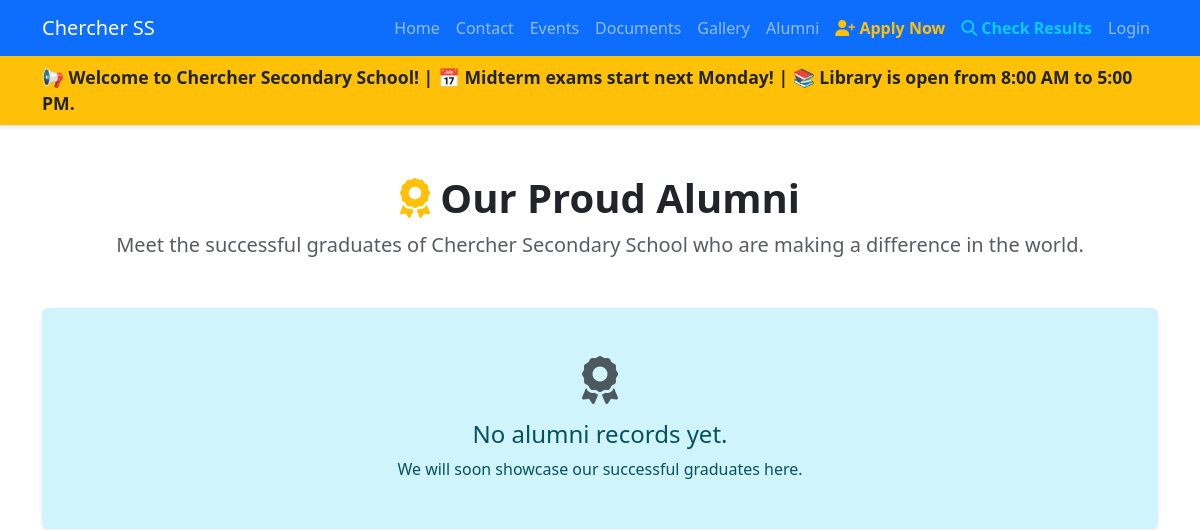
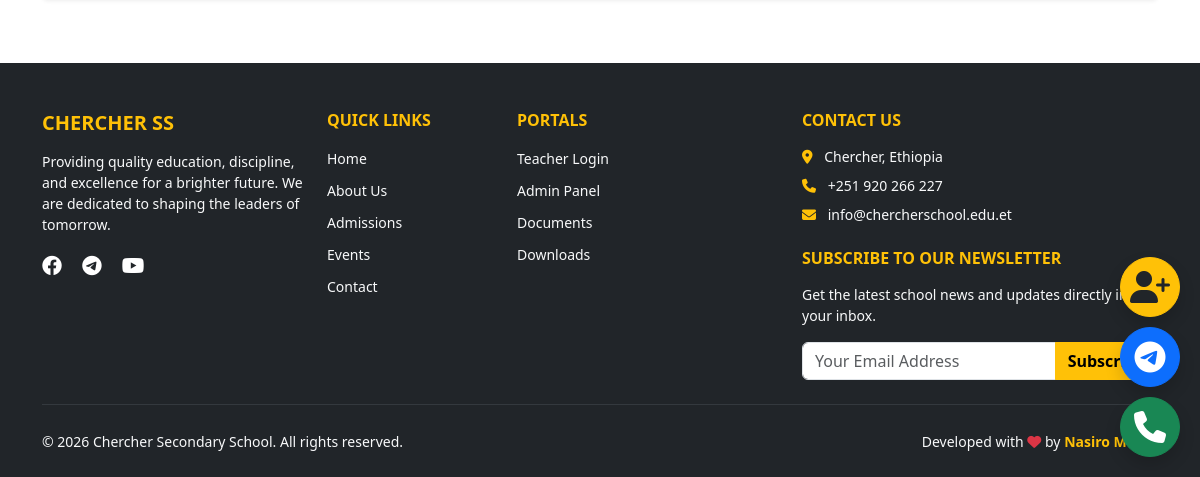
Before: /alumni/ with the older database file (2 pictures, top to bottom).
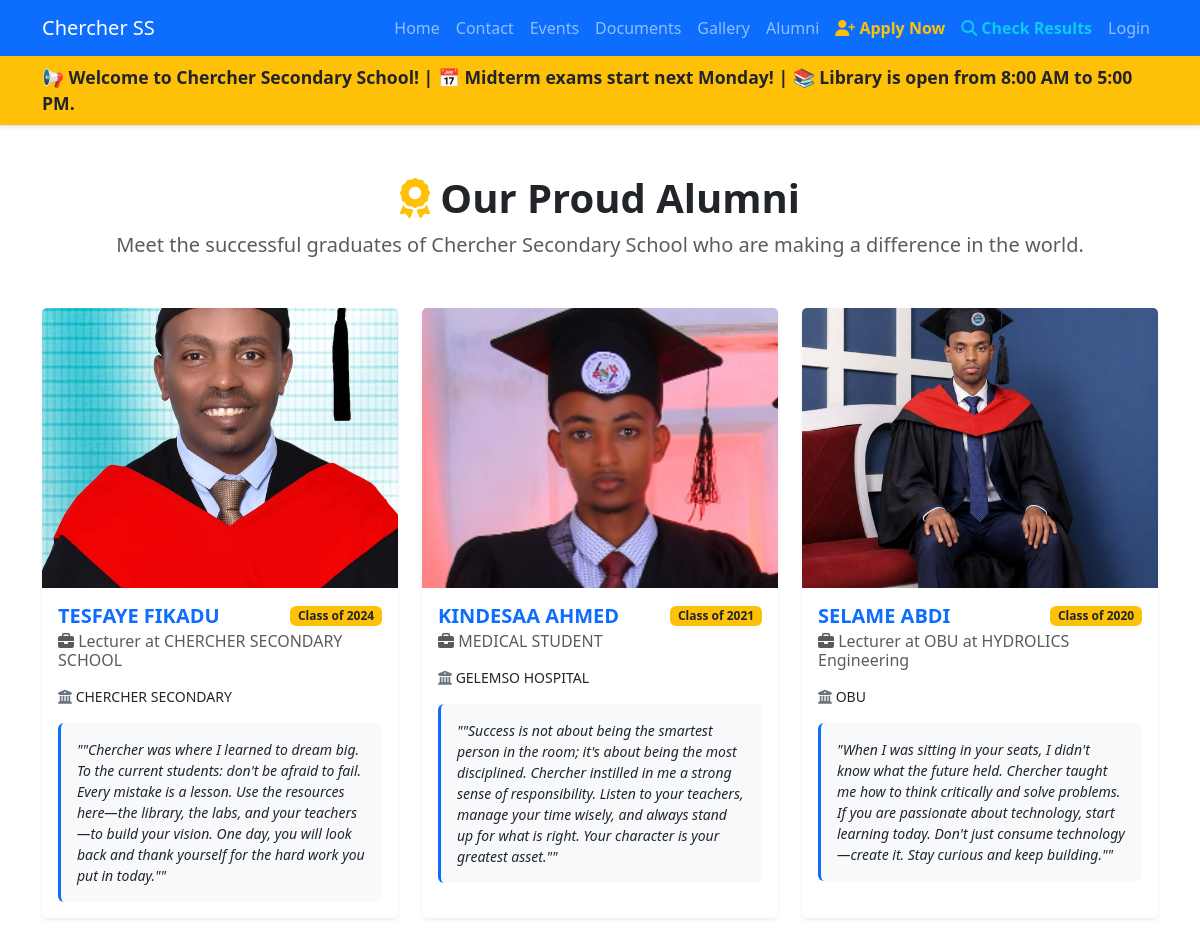
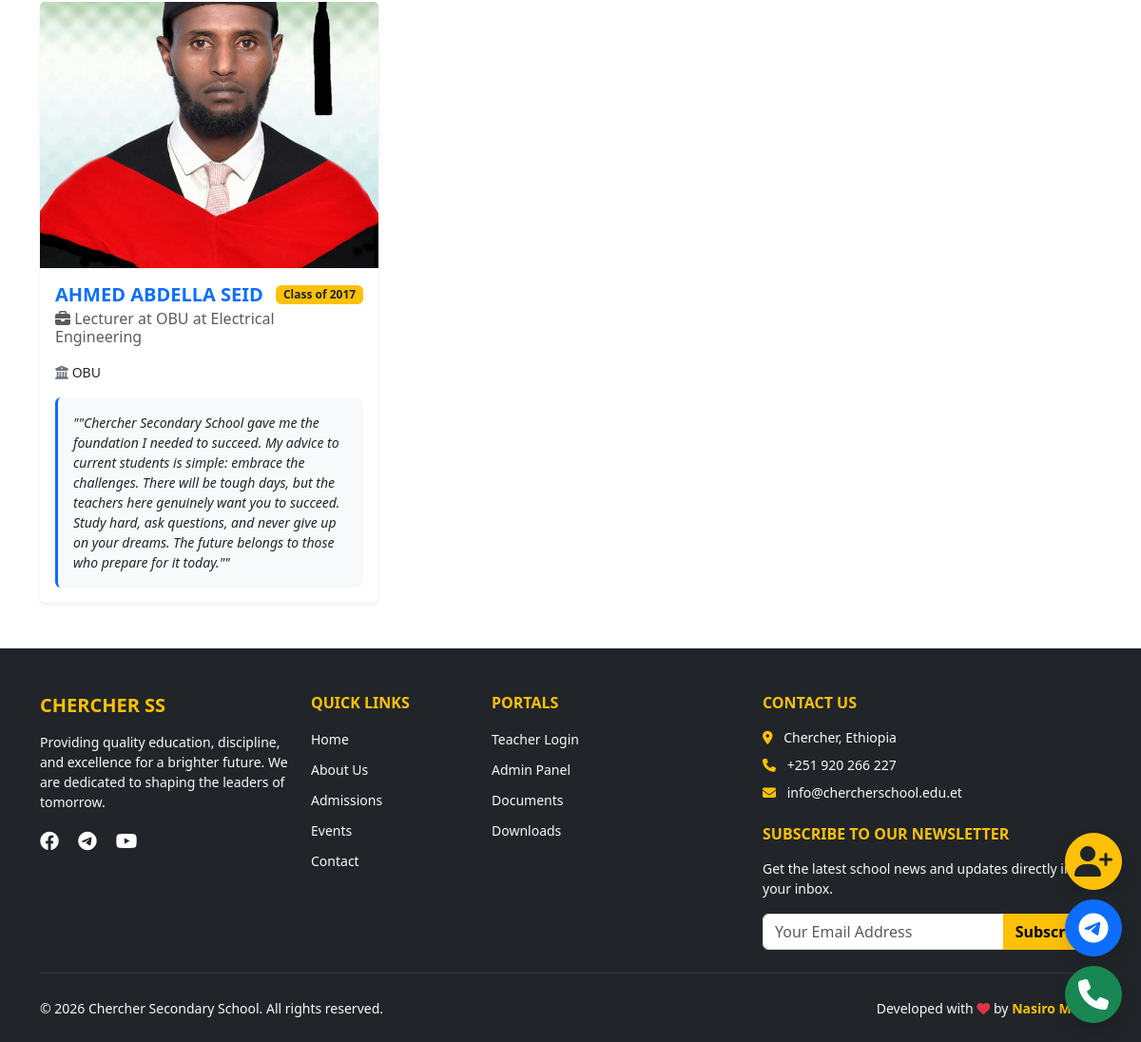
After: the same page with the newer database file (2 pictures, top to bottom).
### alumni/models.py (models this page shows, shortened)
class Alumni(models.Model):
    name = models.CharField(max_length=100)
    graduation_year = models.CharField(max_length=10, help_text="e.g., 2020")
    current_role = models.CharField(max_length=200, help_text="e.g., Medical Student, Software Engineer")
    institution = models.CharField(max_length=200, help_text="e.g., Addis Ababa University, Google")
    photo = models.ImageField(upload_to='alumni/', blank=True, null=True)
    message = models.TextField(blank=True, help_text="A short message or advice for current students")
    class Meta:
        ordering = ['-graduation_year']
        verbose_name_plural = "Alumni"

### alumni/views.py (the view)
# urls.py: path('', views.alumni_list, name='alumni_list'),
def alumni_list(request):
    alumni = Alumni.objects.all()
    return render(request, 'alumni/alumni_list.html', {'alumni': alumni})

### alumni/templates/alumni/alumni_list.html (shortened to what this page needs)
{% extends "base.html" %}
{% block content %}
<div class="container mt-5 mb-5">
    <div class="text-center mb-5">
        <h1 class="fw-bold"><i class="fas fa-award text-warning"></i> Our Proud Alumni</h1>
        <p class="lead text-muted">Meet the successful graduates of Chercher Secondary School who are making a difference in the world.</p>
    </div>
    <div class="row g-4">
        {% for alum in alumni %}
            <div class="col-md-4">
                <div class="card h-100 border-0 shadow-sm">
                    {% if alum.photo %}
                        <img src="{{ alum.photo.url }}" class="card-img-top" alt="{{ alum.name }}" style="height: 280px; object-fit: cover;">
                    {% else %}
                        <div class="bg-dark text-white d-flex align-items-center justify-content-center" style="height: 280px;">
                            <i class="fas fa-user-graduate fa-5x opacity-50"></i>
                        </div>
                    {% endif %}
                    <div class="card-body">
                        <div class="d-flex justify-content-between align-items-center mb-2">
                            <h5 class="card-title fw-bold mb-0 text-primary">{{ alum.name }}</h5>
                            <span class="badge bg-warning text-dark fw-bold">Class of {{ alum.graduation_year }}</span>
                        </div>
                        <h6 class="card-subtitle mb-3 text-muted"><i class="fas fa-briefcase"></i> {{ alum.current_role }}</h6>
                        <p class="card-text small mb-3"><i class="fas fa-university text-secondary"></i> {{ alum.institution }}</p>
                        {% if alum.message %}
                            <div class="bg-light p-3 rounded small fst-italic border-start border-3 border-primary">
                                "{{ alum.message }}"
                            </div>
                        {% endif %}
                    </div>
                </div>
            </div>
        {% empty %}
            <div class="col-12">
                <div class="alert alert-info border-0 shadow-sm text-center py-5">
                    <i class="fas fa-award fa-3x mb-3 text-muted"></i>
                    <h4>No alumni records yet.</h4>
                    <p class="mb-0">We will soon showcase our successful graduates here.</p>
                </div>
            </div>
        {% endfor %}
    </div>
</div>
{% endblock %}

### templates/base.html (shortened to what this page needs)
<!DOCTYPE html>
<html lang="en">
<head>
    <link href="https://cdn.jsdelivr.net/npm/bootstrap@5.3.0/dist/css/bootstrap.min.css" rel="stylesheet">
    <link rel="stylesheet" href="https://cdnjs.cloudflare.com/ajax/libs/font-awesome/6.4.0/css/all.min.css">
</head>
<body class="d-flex flex-column min-vh-100">
    <nav class="navbar navbar-expand-lg navbar-dark bg-primary">
        <div class="container">
            <a class="navbar-brand" href="/">Chercher SS</a>
            <div class="collapse navbar-collapse" id="mainNav">
                <ul class="navbar-nav ms-auto">
                    <li class="nav-item"><a class="nav-link" href="/">Home</a></li>
                    <li class="nav-item"><a class="nav-link" href="/contact/">Contact</a></li>
                    <li class="nav-item"><a class="nav-link" href="/events/">Events</a></li>
                    <li class="nav-item"><a class="nav-link" href="/documents/">Documents</a></li>
                    <li class="nav-item"><a class="nav-link" href="/gallery/">Gallery</a></li>
                    <li class="nav-item"><a class="nav-link" href="/alumni/">Alumni</a></li>
                    <li class="nav-item"><a class="nav-link text-warning fw-bold" href="/admissions/"><i class="fas fa-user-plus"></i> Apply Now</a></li>
                    <li class="nav-item"><a class="nav-link text-info fw-bold" href="/academics/check-result/"><i class="fas fa-search"></i> Check Results</a></li>
                    {% if user.is_authenticated %}
                        <li class="nav-item"><a class="nav-link" href="/dashboard/">Dashboard</a></li>
                        <li class="nav-item"><a class="nav-link" href="/admin/">Admin Panel</a></li>
                        <li class="nav-item"><a class="nav-link" href="/logout/">Logout</a></li>
                    {% else %}
                        <li class="nav-item"><a class="nav-link" href="/dashboard/login/">Login</a></li>
                    {% endif %}
                </ul>
            </div>
        </div>
    </nav>
    <div class="bg-warning text-dark py-2 shadow-sm border-bottom">
        <div class="container">
            <marquee behavior="scroll" direction="left" scrollamount="6" style="font-weight: bold; font-size: 1.1rem;">
                📢 Welcome to Chercher Secondary School! | 📅 Midterm exams start next Monday! | 📚 Library is open from 8:00 AM to 5:00 PM.
            </marquee>
        </div>
    </div>
    <div class="flex-grow-1">
        {% block content %}{% endblock %}
    </div>
    <footer class="bg-dark text-white pt-5 pb-4 mt-auto w-100">
        <div class="container">
            <div class="row g-4">
                <div class="col-lg-3 col-md-6 mb-4 mb-lg-0">
                    <h5 class="text-uppercase fw-bold mb-3 text-warning">Chercher SS</h5>
                    <p class="text-light small">Providing quality education, discipline, and excellence for a brighter future. We are dedicated to shaping the leaders of tomorrow.</p>
                    <div class="mt-3">
                        <a href="#" class="text-white me-3 fs-5"><i class="fab fa-facebook"></i></a>
                        <a href="https://t.me/chirosec" target="_blank" class="text-white me-3 fs-5"><i class="fab fa-telegram"></i></a>
                        <a href="#" class="text-white me-3 fs-5"><i class="fab fa-youtube"></i></a>
                    </div>
                </div>
                <div class="col-lg-2 col-md-6 mb-4 mb-lg-0">
                    <h6 class="text-uppercase fw-bold mb-3 text-warning">Quick Links</h6>
                    <ul class="list-unstyled">
                        <li class="mb-2"><a href="/" class="text-light text-decoration-none small">Home</a></li>
                        <li class="mb-2"><a href="/about/" class="text-light text-decoration-none small">About Us</a></li>
                        <li class="mb-2"><a href="/admissions/" class="text-light text-decoration-none small">Admissions</a></li>
                        <li class="mb-2"><a href="/events/" class="text-light text-decoration-none small">Events</a></li>
                        <li class="mb-2"><a href="/contact/" class="text-light text-decoration-none small">Contact</a></li>
                    </ul>
                </div>
                <div class="col-lg-3 col-md-6 mb-4 mb-lg-0">
                    <h6 class="text-uppercase fw-bold mb-3 text-warning">Portals</h6>
                    <ul class="list-unstyled">
                        <li class="mb-2"><a href="/dashboard/login/" class="text-light text-decoration-none small">Teacher Login</a></li>
                        <li class="mb-2"><a href="/admin/" class="text-light text-decoration-none small">Admin Panel</a></li>
                        <li class="mb-2"><a href="/documents/" class="text-light text-decoration-none small">Documents</a></li>
                        <li class="mb-2"><a href="/downloads/" class="text-light text-decoration-none small">Downloads</a></li>
                    </ul>
                </div>
                <div class="col-lg-4 col-md-6 mb-4 mb-lg-0">
                    <h6 class="text-uppercase fw-bold mb-3 text-warning">Contact Us</h6>
                    <ul class="list-unstyled text-light small mb-4">
                        <li class="mb-2"><i class="fas fa-map-marker-alt me-2 text-warning"></i> Chercher, Ethiopia</li>
                        <li class="mb-2"><i class="fas fa-phone me-2 text-warning"></i> +251 920 266 227</li>
                        <li class="mb-2"><i class="fas fa-envelope me-2 text-warning"></i> info@chercherschool.edu.et</li>
                    </ul>
                    <h6 class="text-uppercase fw-bold mb-3 text-warning">Subscribe to our Newsletter</h6>
                    <p class="text-light small">Get the latest school news and updates directly in your inbox.</p>
                    <form action="/subscribe/" method="post">
                        <div class="input-group">
                            <input type="email" name="email" class="form-control" placeholder="Your Email Address" required>
                            <button class="btn btn-warning fw-bold" type="submit">Subscribe</button>
                        </div>
                    </form>
                </div>
            </div>
            <hr class="border-secondary my-4">
            <div class="row align-items-center">
                <div class="col-md-6 text-center text-md-start mb-2 mb-md-0">
                    <small class="text-light">&copy; 2026 Chercher Secondary School. All rights reserved.</small>
                </div>
                <div class="col-md-6 text-center text-md-end">
                    <small class="text-light">
                        Developed with <i class="fas fa-heart text-danger"></i> by <strong class="text-warning">Nasiro Mume</strong>
                    </small>
                </div>
            </div>
        </div>
    </footer>
    <div style="position: fixed; bottom: 20px; right: 20px; z-index: 1000; display: flex; flex-direction: column; gap: 10px;">
        <a href="/admissions/" class="btn btn-warning rounded-circle shadow d-flex align-items-center justify-content-center text-dark fw-bold" style="width: 60px; height: 60px;" title="Apply Now">
            <i class="fas fa-user-plus fa-2x"></i>
        </a>
        <a href="https://t.me/chirosec" target="_blank" class="btn btn-primary rounded-circle shadow d-flex align-items-center justify-content-center" style="width: 60px; height: 60px;" title="Telegram">
            <i class="fab fa-telegram fa-2x"></i>
        </a>
        <a href="tel:+251920266227" class="btn btn-success rounded-circle shadow d-flex align-items-center justify-content-center" style="width: 60px; height: 60px;" title="Call Us">
            <i class="fas fa-phone fa-2x"></i>
        </a>
    </div>
</body>
</html>

Changed rows visible on the page:
added Alumni: photo (picture), name "TESFAYE FIKADU", graduation_year "2024", current_role "Lecturer at CHERCHER SECONDARY SCHOOL", institution "CHERCHER SECONDARY", message "\"Chercher was where I learned to dream big. To the current students: don't be afraid to fail. Every mistake is a lesson. Use the resources here—the library, the labs, and your teachers—to build your vision. One day, you will look back and thank yourself for the hard work you put in today.\""
added Alumni: photo (picture), name "KINDESAA AHMED", graduation_year "2021", current_role "MEDICAL STUDENT", institution "GELEMSO HOSPITAL", message "\"Success is not about being the smartest person in the room; it's about being the most disciplined. Chercher instilled in me a strong sense of responsibility. Listen to your teachers, manage your time wisely, and always stand up for what is right. Your character is your greatest asset.\""
added Alumni: photo (picture), name "SELAME ABDI", graduation_year "2020", current_role "Lecturer at OBU at HYDROLICS Engineering", institution "OBU", message "When I was sitting in your seats, I didn't know what the future held. Chercher taught me how to think critically and solve problems. If you are passionate about technology, start learning today. Don't just consume technology—create it. Stay curious and keep building.\""
added Alumni: photo (picture), name "AHMED ABDELLA SEID", graduation_year "2017", current_role "Lecturer at OBU at Electrical Engineering", institution "OBU", message "\"Chercher Secondary School gave me the foundation I needed to succeed. My advice to current students is simple: embrace the challenges. There will be tough days, but the teachers here genuinely want you to succeed. Study hard, ask questions, and never give up on your dreams. The future belongs to those who prepare for it today.\""
Other visible differences:
text no longer shown: "No alumni records yet. We will soon showcase our successful graduates here."
